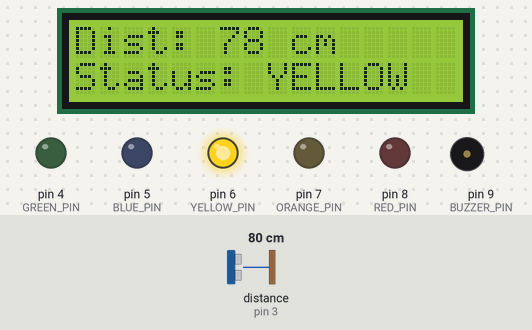
Bench run of a sketch on a simulated Arduino Uno, built with avr-gcc and run on an emulated ATmega328P. Shown: 16×2 character LCD, output pins drawn as LEDs (lit = HIGH), buzzer (waves = sounding, pin HIGH). Wiring (inferred from the names in the program): ultrasonic range finder: trigger pin 2; echo pin 3. Inputs (shaded band) come from the test bench; at power-on: distance to the obstacle (sensor on pin 3) 80 cm. The echo pulse lasts 58.3 µs per cm; pins used as bus, display or sensor lines are not drawn.

Above: at 2.7 s.
2.8 s: distance to the obstacle (sensor on pin 3) set to 67 cm
At 3.9 s:
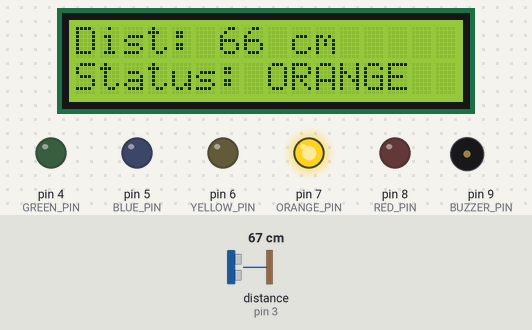
4.5 s: distance to the obstacle (sensor on pin 3) set to 64 cm
At 5.2 s:
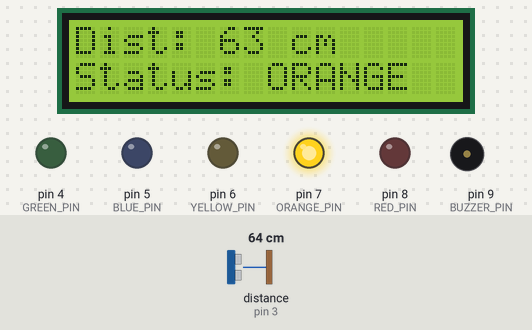
6.1 s: distance to the obstacle (sensor on pin 3) set to 57 cm
At 7.4 s:
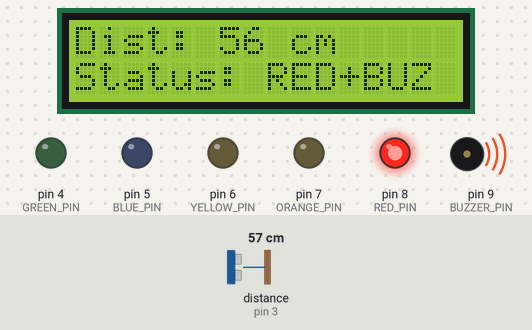
7.7 s: distance to the obstacle (sensor on pin 3) set to 120 cm
At 9.0 s:
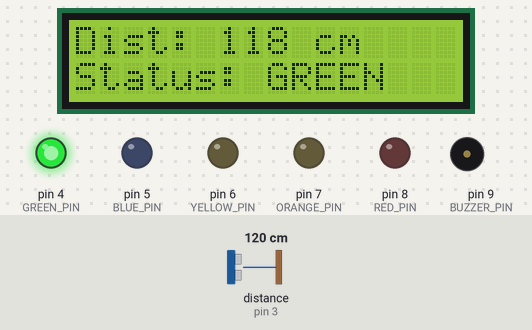
9.4 s: distance to the obstacle (sensor on pin 3) set to 107 cm
At 10.1 s:
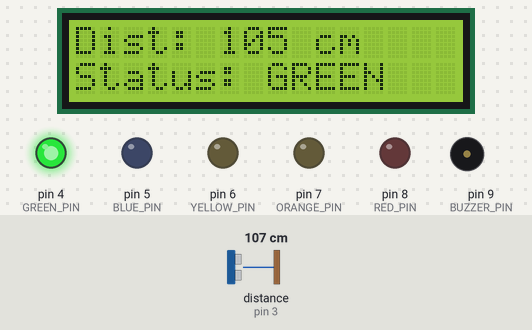
11.0 s: distance to the obstacle (sensor on pin 3) set to 99 cm
At 12.3 s:
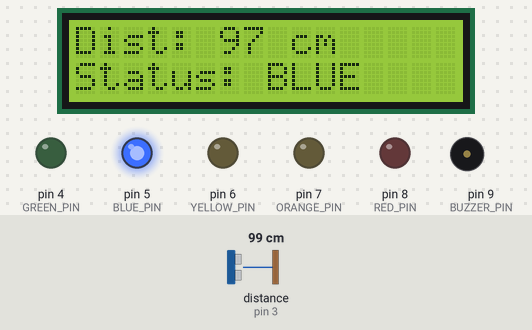
Timing chart, 0 to 13.7 s (numbered marks = the images above; inputs shaded):
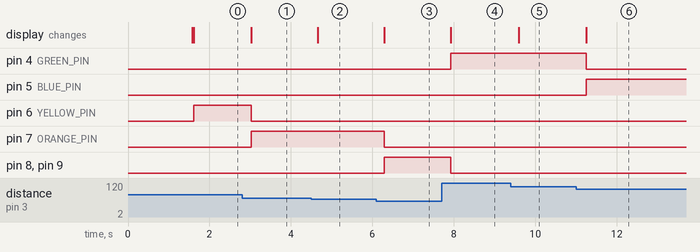

Measured:
- the behaviour switches between 72 and 71 cm on distance to the obstacle (sensor on pin 3) (found by bisection; images 0 and 1)
- the behaviour switches between 62 and 61 cm on distance to the obstacle (sensor on pin 3) (found by bisection; images 2 and 3)
- the behaviour switches between 103 and 102 cm on distance to the obstacle (sensor on pin 3) (found by bisection; images 5 and 6)
- after the input at 2.8 s, pin 6 (YELLOW_PIN): HIGH → LOW after 0.22 s; pin 7 (ORANGE_PIN): LOW → HIGH after 0.22 s; the display: changes after 0.22 s (image 1)
- after the input at 4.5 s, the display: changes after 0.16 s (image 2)
- after the input at 6.1 s, pin 7 (ORANGE_PIN): HIGH → LOW after 0.19 s; pin 8 (RED_PIN), pin 9 (BUZZER_PIN): LOW → HIGH after 0.19 s; the display: changes after 0.19 s (image 3)
- after the input at 7.7 s, pin 4 (GREEN_PIN): LOW → HIGH after 0.23 s; pin 8 (RED_PIN), pin 9 (BUZZER_PIN): HIGH → LOW after 0.23 s; the display: changes after 0.23 s (image 4)
- after the input at 9.4 s, the display: changes after 0.19 s (image 5)
- after the input at 11.0 s, pin 4 (GREEN_PIN): HIGH → LOW after 0.25 s; pin 5 (BLUE_PIN): LOW → HIGH after 0.25 s; the display: changes after 0.25 s (image 6)

The sketch:

led_with_ultrasonic.ino
```cpp
#include <Wire.h>
#include <LiquidCrystal_I2C.h>

LiquidCrystal_I2C lcd(0x27, 16, 2);


const int TRIG_PIN = 2;
const int ECHO_PIN = 3;


const int GREEN_PIN  = 4;
const int BLUE_PIN   = 5;
const int YELLOW_PIN = 6;
const int ORANGE_PIN = 7;
const int RED_PIN    = 8;

const int BUZZER_PIN = 9;

void setup() {
  pinMode(TRIG_PIN, OUTPUT);
  pinMode(ECHO_PIN, INPUT);

  pinMode(GREEN_PIN,  OUTPUT);
  pinMode(BLUE_PIN,   OUTPUT);
  pinMode(YELLOW_PIN, OUTPUT);
  pinMode(ORANGE_PIN, OUTPUT);
  pinMode(RED_PIN,    OUTPUT);
  pinMode(BUZZER_PIN, OUTPUT);

  lcd.init();
  lcd.backlight();
  lcd.setCursor(0, 0);
  lcd.print("  Distance Meter");
  delay(1500);
  lcd.clear();
}

long measureDistance() {
  digitalWrite(TRIG_PIN, LOW);
  delayMicroseconds(2);
  digitalWrite(TRIG_PIN, HIGH);
  delayMicroseconds(10);
  digitalWrite(TRIG_PIN, LOW);

  long duration = pulseIn(ECHO_PIN, HIGH, 30000);
  if (duration == 0) return -1;
  return duration * 0.034 / 2;
}

void allLedsOff() {
  digitalWrite(GREEN_PIN,  LOW);
  digitalWrite(BLUE_PIN,   LOW);
  digitalWrite(YELLOW_PIN, LOW);
  digitalWrite(ORANGE_PIN, LOW);
  digitalWrite(RED_PIN,    LOW);
  digitalWrite(BUZZER_PIN, LOW);
}

void loop() {
  long distance = measureDistance();


  lcd.setCursor(0, 0);
  lcd.print("Dist: ");
  if (distance < 0) {
    lcd.print("Out of range");
    lcd.setCursor(0, 1);
    lcd.print("                ");
  } else {
    lcd.print(distance);
    lcd.print(" cm   ");

    lcd.setCursor(0, 1);
    if      (distance > 100) lcd.print("Status: GREEN   ");
    else if (distance > 80)  lcd.print("Status: BLUE    ");
    else if (distance > 70)  lcd.print("Status: YELLOW  ");
    else if (distance > 60)  lcd.print("Status: ORANGE  ");
    else if (distance > 50)  lcd.print("Status: RED+BUZ ");
    else                     lcd.print("Status: RED+BUZ ");
  }

  allLedsOff();

  if (distance > 0) {
    if      (distance > 100) digitalWrite(GREEN_PIN,  HIGH);
    else if (distance > 80)  digitalWrite(BLUE_PIN,   HIGH);
    else if (distance > 70)  digitalWrite(YELLOW_PIN, HIGH);
    else if (distance > 60)  digitalWrite(ORANGE_PIN, HIGH);
    else {
      digitalWrite(RED_PIN,    HIGH);
      digitalWrite(BUZZER_PIN, HIGH);
    }
  }

  delay(200);
}
```
